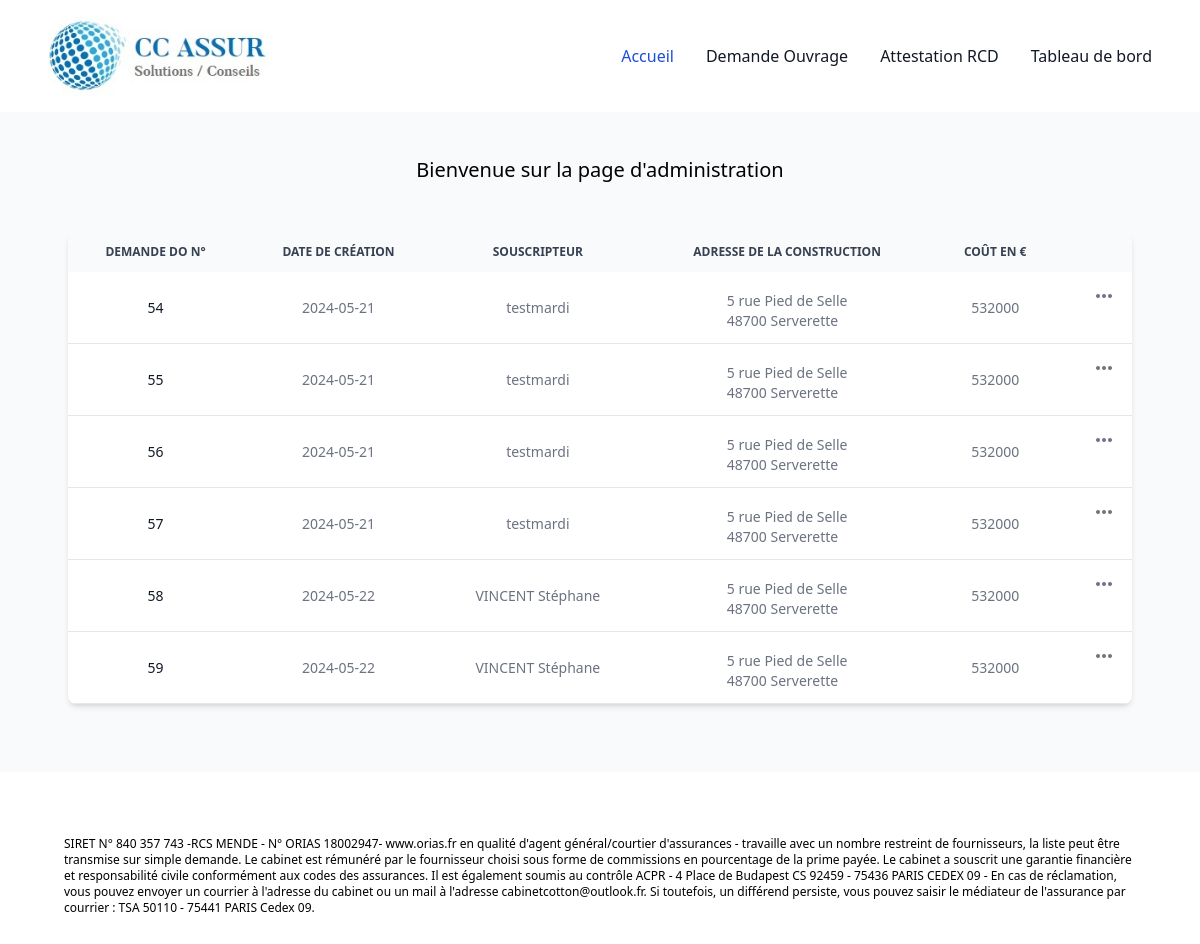
Page /index.php?page=admin (signed in) on the earlier database version.
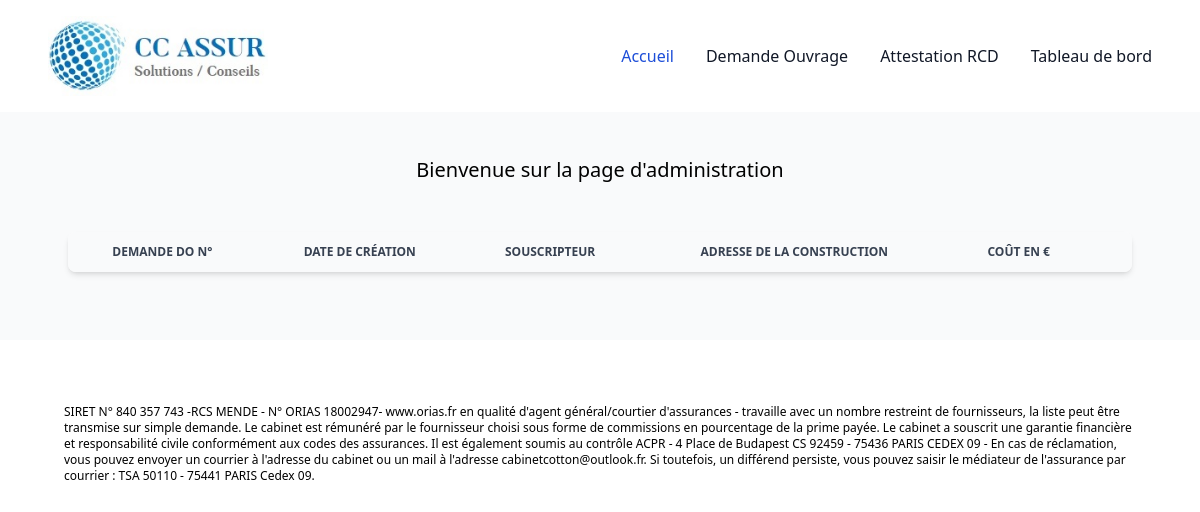
Same page on the later database version.
### tables this page shows
CREATE TABLE `souscripteur` (
  `souscripteur_id` int(11) NOT NULL,
  `souscripteur_nom_raison` varchar(255) NOT NULL,
  `souscripteur_siret` varchar(255) NOT NULL,
  `souscripteur_adresse` varchar(255) NOT NULL,
  `souscripteur_code_postal` int(11) NOT NULL,
  `souscripteur_commune` varchar(255) NOT NULL,
  `souscripteur_profession` varchar(255) NOT NULL,
  `souscripteur_telephone` varchar(255) NOT NULL,
  `souscripteur_email` varchar(255) NOT NULL,
  `souscripteur_ancien_client_date` date NOT NULL,
  `souscripteur_ancien_client_num` varchar(255) NOT NULL
);

CREATE TABLE `situation` (
  `DOID` int(11) NOT NULL,
  `situation_zone_inond` tinyint(1) DEFAULT NULL,
  `situation_sismique` int(11) DEFAULT NULL,
  `situation_insectes` tinyint(1) DEFAULT NULL,
  `situation_proc_techniques` tinyint(1) DEFAULT NULL,
  `situation_parking` tinyint(1) DEFAULT NULL,
  `situation_do_10ans` tinyint(1) DEFAULT NULL,
  `situation_do_10ans_contrat_assureur` varchar(255) DEFAULT NULL,
  `situation_do_10ans_contrat_numero` varchar(255) DEFAULT NULL,
  `situation_mon_hist` tinyint(1) DEFAULT NULL,
  `situation_label_energie` tinyint(1) DEFAULT NULL,
  `situation_label_qualite` tinyint(1) DEFAULT NULL,
  `sol` tinyint(1) DEFAULT NULL,
  `sol_entreprise_id` int(11) DEFAULT NULL,
  `sol_bureau_mission` enum('g2_amp','g2_pro','etude_sol_autre') DEFAULT NULL,
  `sol_bureau_mission_champ` varchar(255) DEFAULT NULL,
  `sol_parking` tinyint(1) DEFAULT NULL,
  `situation_garanties_completes` tinyint(1) DEFAULT NULL,
  `situation_garanties_dommages_existants` tinyint(1) DEFAULT NULL,
  `situation_construction_bois` tinyint(1) DEFAULT NULL,
  `situation_pann_photo` tinyint(1) DEFAULT NULL,
  `situation_geothermie` tinyint(1) DEFAULT NULL,
  `situation_controle_tech` tinyint(1) DEFAULT NULL
);

CREATE TABLE `dommage_ouvrage` (
  `DOID` int(11) NOT NULL,
  `souscripteur_id` int(11) NOT NULL,
  `date_creation` date NOT NULL DEFAULT current_timestamp(),
  `date_modification` date DEFAULT NULL,
  `date_validation` date DEFAULT NULL
);

CREATE TABLE `operation_construction` (
  `DOID` int(11) NOT NULL,
  `nature_neuf_exist` enum('neuve','existante') DEFAULT NULL,
  `nature_operation_surelev` tinyint(1) DEFAULT NULL,
  `nature_operation_surelev_sous_oeuvre` tinyint(1) DEFAULT NULL,
  `nature_operation_surelev_hors_fond` tinyint(1) DEFAULT NULL,
  `nature_operation_ext_horizont` tinyint(1) DEFAULT NULL,
  `nature_operation_ext_horizont_exist` tinyint(1) DEFAULT NULL,
  `nature_operation_renovation` tinyint(1) DEFAULT NULL,
  `nature_operation_renovation_fond` tinyint(1) DEFAULT NULL,
  `nature_operation_renovation_iso_therm` tinyint(1) DEFAULT NULL,
  `nature_operation_renovation_refect_toit` tinyint(1) DEFAULT NULL,
  `nature_operation_renovation_etancheite` tinyint(1) DEFAULT NULL,
  `nature_operation_renovation_ravalement` tinyint(1) DEFAULT NULL,
  `nature_operation_rehabilitation` tinyint(1) DEFAULT NULL,
  `nature_operation_rehabilitation_fond` tinyint(1) DEFAULT NULL,
  `nature_operation_rehabilitation_iso_therm` tinyint(1) DEFAULT NULL,
  `nature_operation_rehabilitation_refect_toit` tinyint(1) DEFAULT NULL,
  `nature_operation_rehabilitation_etancheite` tinyint(1) DEFAULT NULL,
  `nature_operation_rehabilitation_ravalement` tinyint(1) DEFAULT NULL,
  `operation_sinistre` tinyint(1) DEFAULT NULL,
  `operation_sinistre_descr` text DEFAULT NULL,
  `type_ouvrage_mais_indiv` tinyint(1) DEFAULT NULL,
  `type_ouvrage_ope_pavill` tinyint(1) DEFAULT NULL,
  `type_ouvrage_ope_pavill_nombre` int(11) DEFAULT NULL,
  `type_ouvrage_coll_habit` tinyint(1) DEFAULT NULL,
  `type_ouvrage_coll_habit_nombre` int(11) DEFAULT NULL,
  `type_ouvrage_bat_indus` tinyint(1) DEFAULT NULL,
  `type_ouvrage_centre_com` tinyint(1) DEFAULT NULL,
  `type_ouvrage_centre_com_surf` int(11) DEFAULT NULL,
  `type_ouvrage_bat_bur` tinyint(1) DEFAULT NULL,
  `type_ouvrage_hopital` tinyint(1) DEFAULT NULL,
  `type_ouvrage_vrd_privatif` tinyint(1) DEFAULT NULL,
  `type_ouvrage_autre_const` tinyint(1) DEFAULT NULL,
  `type_ouvrage_autre_const_usage` varchar(255) DEFAULT NULL,
  `construction_adresse_esc_res_bat` varchar(255) DEFAULT NULL,
  `construction_adresse_num_nom_rue` varchar(255) DEFAULT NULL,
  `construction_adresse_lieu_dit` varchar(255) DEFAULT NULL,
  `construction_adresse_arrond` varchar(255) DEFAULT NULL,
  `construction_adresse_code_postal` int(11) DEFAULT NULL,
  `construction_adresse_commune` varchar(255) DEFAULT NULL,
  `construction_date_debut` date DEFAULT NULL,
  `construction_date_debut_prevue` date DEFAULT NULL,
  `construction_date_reception` date DEFAULT NULL,
  `construction_cout_operation` decimal(10,0) DEFAULT NULL,
  `construction_cout_honoraires_moe` decimal(10,0) DEFAULT NULL,
  `cout_operation_tva` tinyint(1) DEFAULT NULL
);

### models/admin.model.php (called while the page is built, shortened)
<?php
    function getListDO(){
        $boardsql = "SELECT dommage_ouvrage.DOID, situation.DOID, date_creation, souscripteur_nom_raison, construction_adresse_num_nom_rue, construction_adresse_code_postal, construction_adresse_commune, construction_cout_operation
        FROM souscripteur, dommage_ouvrage, situation, operation_construction
        WHERE dommage_ouvrage.souscripteur_id = souscripteur.souscripteur_id
        AND situation.DOID = dommage_ouvrage.DOID
        AND operation_construction.DOID = dommage_ouvrage.DOID;";
        $resquery = mysqli_query($GLOBALS["conn"], $boardsql);
        $boardata = mysqli_fetch_all($resquery, MYSQLI_ASSOC);
        return $boardata;
    }

### views/admin.view.php (the view, shortened to what this page needs)
<section class="bg-gray-50 dark:bg-gray-900 p-3 sm:p-5">
<p class="text-center font-medium text-xl mt-6">Bienvenue sur la page d'administration</p>
    <div class="mx-auto my-12 max-w-screen-xl px-4 lg:px-12">
        <div class="bg-white dark:bg-gray-800 relative shadow-md sm:rounded-lg overflow-hidden">
            <div class="overflow-x-auto">
                <table class="w-full text-sm text-gray-500 dark:text-gray-400">
                    <thead class="text-xs text-gray-700 uppercase bg-gray-50 dark:bg-gray-700 dark:text-gray-400">
                        <tr>
                            <th scope="col" class="px-4 py-3">Demande DO n°</th>
                            <th scope="col" class="px-4 py-3">Date de création</th>
                            <th scope="col" class="px-4 py-3">Souscripteur</th>
                            <th scope="col" class="px-4 py-3">Adresse de la construction</th>
                            <th scope="col" class="px-4 py-3">Coût en €</th>
                            <th scope="col" class="px-4 py-3">
                            </th>
                        </tr>
                    </thead>
                    <tbody>
                        <?php
                        foreach($dos as $do){
                            ?>
                            <tr class="border-b dark:border-gray-700">
                                <th scope="row" class="px-4 py-3 font-medium text-gray-900 whitespace-nowrap dark:text-white">
                                    <?php echo $do['DOID']; ?>
                                </th>
                                <td class="px-4 py-3 text-center"><?php echo $do['date_creation']; ?></td>
                                <td class="px-4 py-3 text-center"><?php echo $do['souscripteur_nom_raison']; ?></td>
                                <td class="px-4 py-3 flex justify-center">
                                    <div class="flex flex-col">
                                        <?php echo "<span>".$do['construction_adresse_num_nom_rue']."</span>"; ?>
                                        <?php echo "<span>".$do['construction_adresse_code_postal']."&nbsp;". $do['construction_adresse_commune'] ."</span>"; ?>
                                    </div>
                                </td>
                                <td class="px-4 py-3 text-center"><?php echo $do['construction_cout_operation']; ?></td>
                                <td class="px-4 py-3 flex items-center justify-end">
                                    <button id="<?php echo $do['DOID']."-dropdown-button"; ?>" data-dropdown-toggle="<?php echo $do['DOID']."-dropdown"; ?>" class="inline-flex items-center p-0.5 text-sm font-medium text-center text-gray-500 hover:text-gray-800 rounded-lg focus:outline-none dark:text-gray-400 dark:hover:text-gray-100" type="button">
                                        <svg class="w-5 h-5" aria-hidden="true" fill="currentColor" viewbox="0 0 20 20" xmlns="http://www.w3.org/2000/svg">
                                            <path d="M6 10a2 2 0 11-4 0 2 2 0 014 0zM12 10a2 2 0 11-4 0 2 2 0 014 0zM16 12a2 2 0 100-4 2 2 0 000 4z" />
                                        </svg>
                                    </button>
                                </td>
                            </tr>
                            <?php
                            }
                            ?>
                    </tbody>
                </table>
            </div>
        </div>
    </div>
    </section>

### index.php (shortened to what this page needs)
<?php
    if (isset($_GET['page'])){
        switch($_GET['page']){
            case 'admin':
                require 'controllers/admin.controller.php';
                adminDisplay();
                break;
        }
    }else{
        errorDisplay();
    }
?>

### views/header.view.php (shortened to what this page needs)
<!DOCTYPE html>
<html lang="fr">
<head>
    <script src="https://cdn.tailwindcss.com"></script>
    <link href="https://cdnjs.cloudflare.com/ajax/libs/flowbite/2.3.0/flowbite.min.css" rel="stylesheet" />
    <link href="public/style/output.css" rel="stylesheet" />
</head>
<body>
    <header>
        <nav class="bg-white border-gray-200 dark:bg-gray-900">
            <div class="max-w-screen-xl flex flex-wrap items-center justify-between mx-auto p-4">
                <a href="index.php?page=home" class="flex items-center space-x-3 rtl:space-x-reverse">
                    <img src="public/pictures/cc-assur.jpeg" class="h-20 pl-8" alt="logo-cc-assur" />
                </a>
                <div class="hidden w-full md:block md:w-auto pr-8" id="navbar-default">
                    <ul class="font-medium flex flex-col p-4 md:p-0 mt-4 border border-gray-100 rounded-lg bg-gray-50 md:flex-row md:space-x-8 rtl:space-x-reverse md:mt-0 md:border-0 md:bg-white dark:bg-gray-800 md:dark:bg-gray-900 dark:border-gray-700">
                        <li>
                        <a href="index.php?page=home" class="block py-2 px-3 text-white bg-blue-700 rounded md:bg-transparent md:text-blue-700 md:p-0 dark:text-white md:dark:text-blue-500" aria-current="page">Accueil</a>
                        </li>
                        <li>
                        <a href="index.php?page=step1" class="block py-2 px-3 text-gray-900 rounded hover:bg-gray-100 md:hover:bg-transparent md:border-0 md:hover:text-blue-700 md:p-0 dark:text-white md:dark:hover:text-blue-500 dark:hover:bg-gray-700 dark:hover:text-white md:dark:hover:bg-transparent">Demande Ouvrage</a>
                        </li>
                        <li>
                        <a href="index.php?page=rcd" class="block py-2 px-3 text-gray-900 rounded hover:bg-gray-100 md:hover:bg-transparent md:border-0 md:hover:text-blue-700 md:p-0 dark:text-white md:dark:hover:text-blue-500 dark:hover:bg-gray-700 dark:hover:text-white md:dark:hover:bg-transparent">Attestation RCD</a>
                        </li>
                        <li>
                        <a href="index.php?page=admin" class="block py-2 px-3 text-gray-900 rounded hover:bg-gray-100 md:hover:bg-transparent md:border-0 md:hover:text-blue-700 md:p-0 dark:text-white md:dark:hover:text-blue-500 dark:hover:bg-gray-700 dark:hover:text-white md:dark:hover:bg-transparent">Tableau de bord</a>
                        </li>
                    </ul>
                </div>
            </div>
        </nav>
    </header>

### controllers/admin.controller.php (shortened to what this page needs)
<?php
    require "models/admin.model.php";
    function adminDisplay(){
        require 'views/header.view.php';
        $dos = getListDO();
        if(!empty($_SESSION['admin'])){
            require 'views/admin.view.php';
        }
        require 'views/footer.view.php';
    }

### views/footer.view.php (shortened to what this page needs)
    <footer class="text-xs/[13px] px-8 py-8 md:text-xs md:px-16 md:py-16 xl:px-36">
        <p>SIRET N° 840 357 743 -RCS MENDE - N° ORIAS 18002947- www.orias.fr en qualité d'agent général/courtier d'assurances - travaille avec un nombre restreint de fournisseurs, la liste peut être transmise sur simple demande. Le cabinet est rémunéré par le fournisseur choisi sous forme de commissions en pourcentage de la prime payée. Le cabinet a souscrit une garantie financière et responsabilité civile conformément aux codes des assurances. Il est également soumis au contrôle ACPR - 4 Place de Budapest CS 92459 - 75436 PARIS CEDEX 09 - En cas de réclamation, vous pouvez envoyer un courrier à l'adresse du cabinet ou un mail à l'adresse cabinetcotton@outlook.fr. Si toutefois, un différend persiste, vous pouvez saisir le médiateur de l'assurance par courrier : TSA 50110 - 75441 PARIS Cedex 09.
        </p>
    </footer>
</body>
</html>

Differences in the rows shown:
removed souscripteur: situation.DOID "54", dommage_ouvrage.date_creation "2024-05-21", souscripteur_nom_raison "testmardi", operation_construction.construction_adresse_num_nom_rue "5 rue Pied de Selle", operation_construction.construction_adresse_code_postal "48700", operation_construction.construction_adresse_commune "Serverette", operation_construction.construction_cout_operation "532000"
removed souscripteur: situation.DOID "55", dommage_ouvrage.date_creation "2024-05-21", souscripteur_nom_raison "testmardi", operation_construction.construction_adresse_num_nom_rue "5 rue Pied de Selle", operation_construction.construction_adresse_code_postal "48700", operation_construction.construction_adresse_commune "Serverette", operation_construction.construction_cout_operation "532000"
removed souscripteur: situation.DOID "56", dommage_ouvrage.date_creation "2024-05-21", souscripteur_nom_raison "testmardi", operation_construction.construction_adresse_num_nom_rue "5 rue Pied de Selle", operation_construction.construction_adresse_code_postal "48700", operation_construction.construction_adresse_commune "Serverette", operation_construction.construction_cout_operation "532000"
removed souscripteur: situation.DOID "57", dommage_ouvrage.date_creation "2024-05-21", souscripteur_nom_raison "testmardi", operation_construction.construction_adresse_num_nom_rue "5 rue Pied de Selle", operation_construction.construction_adresse_code_postal "48700", operation_construction.construction_adresse_commune "Serverette", operation_construction.construction_cout_operation "532000"
removed souscripteur: situation.DOID "58", dommage_ouvrage.date_creation "2024-05-22", souscripteur_nom_raison "VINCENT Stéphane", operation_construction.construction_adresse_num_nom_rue "5 rue Pied de Selle", operation_construction.construction_adresse_code_postal "48700", operation_construction.construction_adresse_commune "Serverette", operation_construction.construction_cout_operation "532000"
removed souscripteur: situation.DOID "59", dommage_ouvrage.date_creation "2024-05-22", souscripteur_nom_raison "VINCENT Stéphane", operation_construction.construction_adresse_num_nom_rue "5 rue Pied de Selle", operation_construction.construction_adresse_code_postal "48700", operation_construction.construction_adresse_commune "Serverette", operation_construction.construction_cout_operation "532000"
